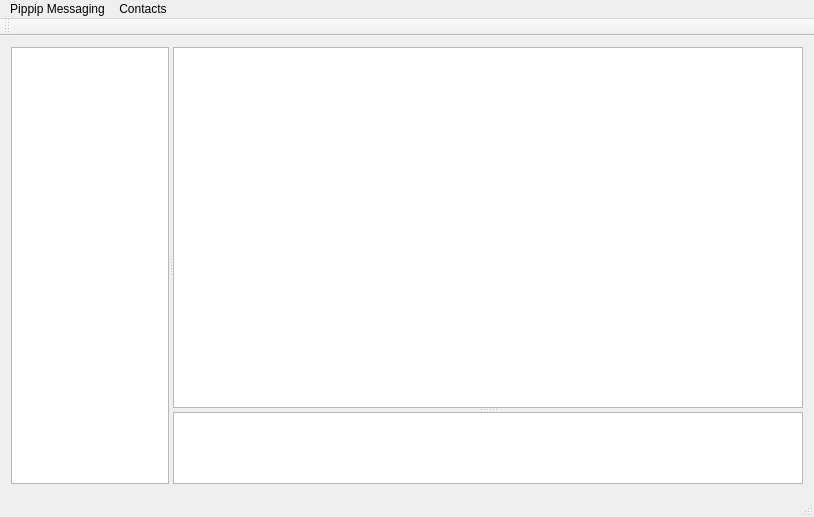
<?xml version="1.0" encoding="UTF-8"?>
<ui version="4.0">
 <class>MainWindow</class>
 <widget class="QMainWindow" name="MainWindow">
  <property name="geometry">
   <rect>
    <x>0</x>
    <y>0</y>
    <width>814</width>
    <height>517</height>
   </rect>
  </property>
  <property name="sizePolicy">
   <sizepolicy hsizetype="Preferred" vsizetype="Preferred">
    <horstretch>0</horstretch>
    <verstretch>1</verstretch>
   </sizepolicy>
  </property>
  <property name="windowTitle">
   <string>Pippip Messaging</string>
  </property>
  <property name="windowIcon">
   <iconset resource="pippip.qrc">
    <normaloff>:/mainwindow/images/PippipTopHatSmall.png</normaloff>:/mainwindow/images/PippipTopHatSmall.png</iconset>
  </property>
  <widget class="QWidget" name="centralWidget">
   <layout class="QGridLayout" name="gridLayout">
    <item row="0" column="0">
     <widget class="QSplitter" name="hsplitter">
      <property name="orientation">
       <enum>Qt::Horizontal</enum>
      </property>
      <widget class="QListView" name="contactList">
       <property name="sizePolicy">
        <sizepolicy hsizetype="Expanding" vsizetype="Expanding">
         <horstretch>1</horstretch>
         <verstretch>0</verstretch>
        </sizepolicy>
       </property>
      </widget>
      <widget class="QSplitter" name="vsplitter">
       <property name="sizePolicy">
        <sizepolicy hsizetype="Expanding" vsizetype="Expanding">
         <horstretch>4</horstretch>
         <verstretch>0</verstretch>
        </sizepolicy>
       </property>
       <property name="orientation">
        <enum>Qt::Vertical</enum>
       </property>
       <widget class="QListView" name="messagesView">
        <property name="sizePolicy">
         <sizepolicy hsizetype="Expanding" vsizetype="Expanding">
          <horstretch>0</horstretch>
          <verstretch>5</verstretch>
         </sizepolicy>
        </property>
       </widget>
       <widget class="QTextEdit" name="messageEdit">
        <property name="sizePolicy">
         <sizepolicy hsizetype="Expanding" vsizetype="Expanding">
          <horstretch>0</horstretch>
          <verstretch>1</verstretch>
         </sizepolicy>
        </property>
       </widget>
      </widget>
     </widget>
    </item>
   </layout>
  </widget>
  <widget class="QMenuBar" name="menuBar">
   <property name="geometry">
    <rect>
     <x>0</x>
     <y>0</y>
     <width>814</width>
     <height>22</height>
    </rect>
   </property>
   <property name="defaultUp">
    <bool>false</bool>
   </property>
   <property name="nativeMenuBar">
    <bool>false</bool>
   </property>
   <widget class="QMenu" name="menuPippip">
    <property name="title">
     <string>Pippip Messaging</string>
    </property>
    <addaction name="LoginAction"/>
    <addaction name="LogoutAction"/>
    <addaction name="NewAccountAction"/>
    <addaction name="separator"/>
    <addaction name="PippipQuitAction"/>
   </widget>
   <widget class="QMenu" name="menuContacts">
    <property name="title">
     <string>Contacts</string>
    </property>
    <addaction name="NicknamesAction"/>
    <addaction name="ContactsAction"/>
   </widget>
   <addaction name="menuPippip"/>
   <addaction name="menuContacts"/>
  </widget>
  <widget class="QToolBar" name="mainToolBar">
   <attribute name="toolBarArea">
    <enum>TopToolBarArea</enum>
   </attribute>
   <attribute name="toolBarBreak">
    <bool>false</bool>
   </attribute>
  </widget>
  <widget class="QStatusBar" name="statusBar"/>
  <action name="PippipQuitAction">
   <property name="text">
    <string>Quit Pippip Messaging</string>
   </property>
   <property name="shortcut">
    <string>Ctrl+Q</string>
   </property>
  </action>
  <action name="NewAccountAction">
   <property name="text">
    <string>New Account...</string>
   </property>
   <property name="toolTip">
    <string>Create a new account</string>
   </property>
   <property name="shortcut">
    <string>Ctrl+N</string>
   </property>
  </action>
  <action name="LoginAction">
   <property name="text">
    <string>Log in...</string>
   </property>
   <property name="shortcut">
    <string>Ctrl+Z, Ctrl+Z, Ctrl+Z, Ctrl+Z</string>
   </property>
  </action>
  <action name="NicknamesAction">
   <property name="enabled">
    <bool>false</bool>
   </property>
   <property name="text">
    <string>Manage Nicknames...</string>
   </property>
   <property name="shortcut">
    <string>Ctrl+R</string>
   </property>
  </action>
  <action name="RequestAction">
   <property name="enabled">
    <bool>false</bool>
   </property>
   <property name="text">
    <string>Request contact</string>
   </property>
  </action>
  <action name="CancelAction">
   <property name="enabled">
    <bool>false</bool>
   </property>
   <property name="text">
    <string>Cancel request</string>
   </property>
  </action>
  <action name="DeleteAction">
   <property name="enabled">
    <bool>false</bool>
   </property>
   <property name="text">
    <string>Delete contact</string>
   </property>
  </action>
  <action name="LogoutAction">
   <property name="enabled">
    <bool>false</bool>
   </property>
   <property name="text">
    <string>Log out...</string>
   </property>
   <property name="shortcut">
    <string>Ctrl+O</string>
   </property>
  </action>
  <action name="ContactsAction">
   <property name="enabled">
    <bool>false</bool>
   </property>
   <property name="text">
    <string>Manage Contacts...</string>
   </property>
  </action>
 </widget>
 <layoutdefault spacing="6" margin="11"/>
 <resources>
  <include location="pippip.qrc"/>
 </resources>
 <connections>
  <connection>
   <sender>PippipQuitAction</sender>
   <signal>triggered()</signal>
   <receiver>MainWindow</receiver>
   <slot>close()</slot>
   <hints>
    <hint type="sourcelabel">
     <x>-1</x>
     <y>-1</y>
    </hint>
    <hint type="destinationlabel">
     <x>406</x>
     <y>210</y>
    </hint>
   </hints>
  </connection>
 </connections>
</ui>
